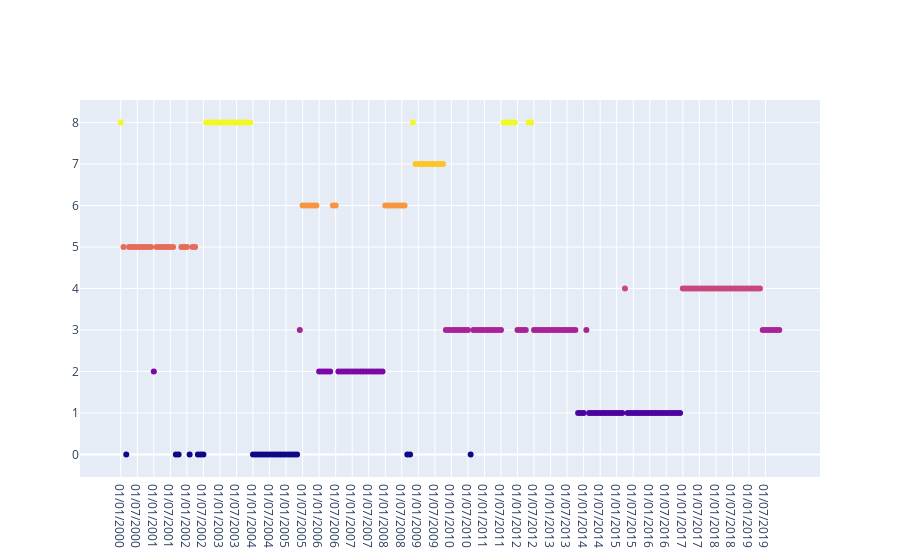

The notebook cell saved with this chart:
### Code cell
import plotly.graph_objects as go
print( list(df['Date'].to_string()))
fig = go.Figure(data=go.Scatter(x= df.Date,
                                y=df['Clusters'],
                                mode='markers',
                                marker_color=df['Clusters'],
                                text=pd.to_datetime(df['Date']))) # hover text goes here
fig.update_layout(title='')

### Figure 1 — Plotly figure (JSON) as saved in the notebook; plotly's stock layout.template omitted (floating-point values rounded to 4 significant figures; data arrays with more than 128 entries replaced by an {"elided": "..."} marker saying what was removed)
{"data": [{"marker": {"color": {"elided": "240 int values"}}, "mode": "markers", "text": {"elided": "240 str values"}, "type": "scatter", "x": {"elided": "240 str values"}, "y": {"elided": "240 int values"}}], "layout": {"title": {"text": ""}}}
